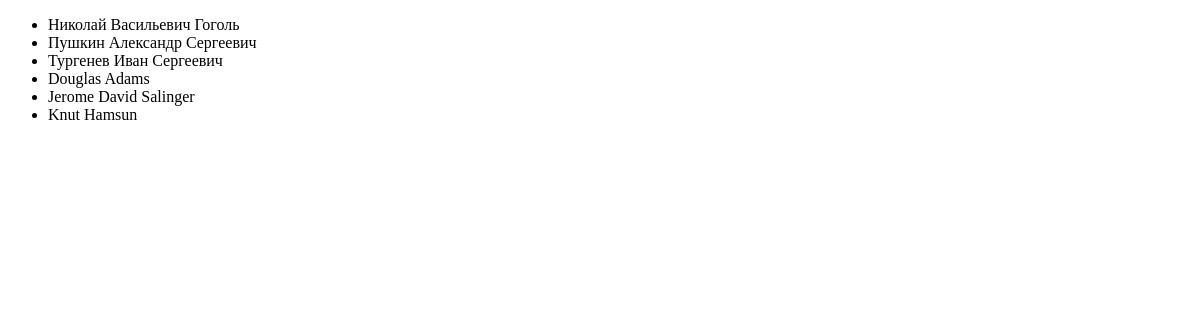
The app's page /authors, older data.
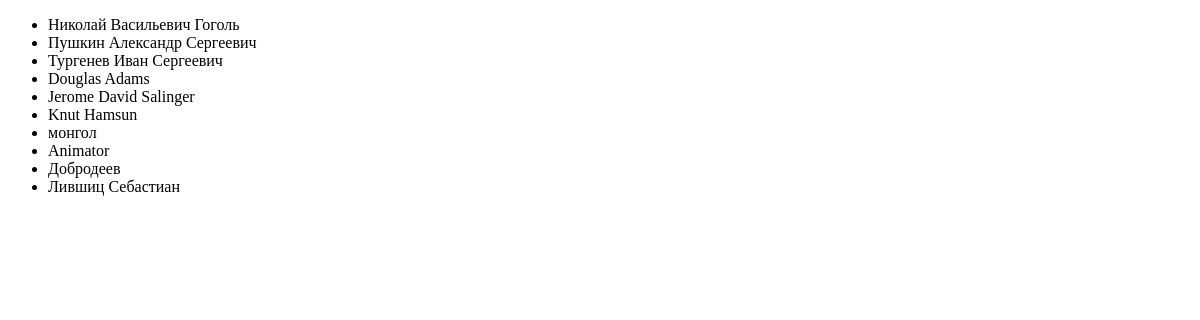
The same page, newer data.
### p_library/models.py (models this page shows, shortened)
class Author(models.Model):
    full_name = models.CharField(max_length=30)
    birth_year = models.SmallIntegerField()
    country = models.CharField(max_length=2)

### p_library/views.py (the view)
# urls.py: path('authors', AuthorList.as_view(), name='author_list'),
class AuthorList(ListView):
    model = Author
    template_name = 'authors_list.html'

### p_library/templates/authors_list.html (shortened to what this page needs)
<!DOCTYPE html>
<html lang="en">
<head>
</head>
<body>
	<ul>
		{% for author in object_list %}
		    <li>{{ author.full_name }}</li>
		{% endfor %}
	</ul>
</body>
</html>

Row changes from the older to the newer data that the page shows:
added Author: full_name "монгол"
added Author: full_name "Animator"
added Author: full_name "Добродеев"
added Author: full_name "Лившиц Себастиан"
